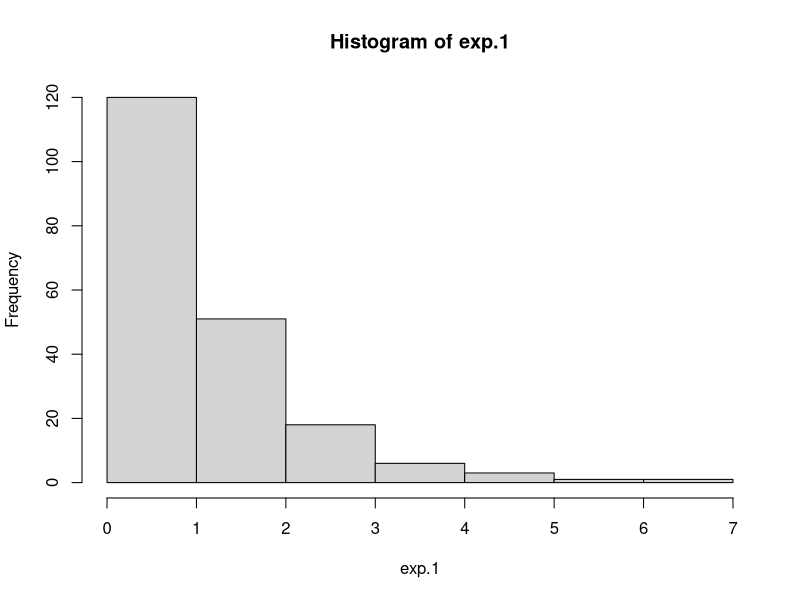
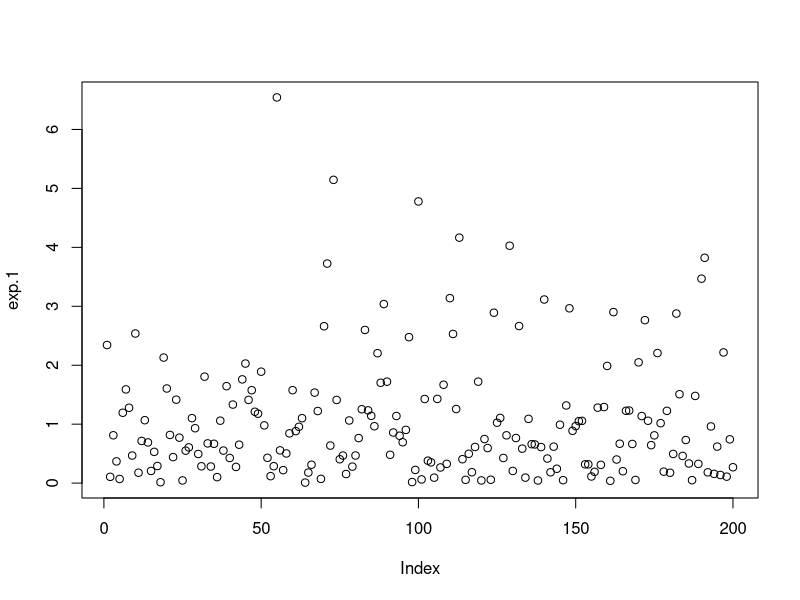
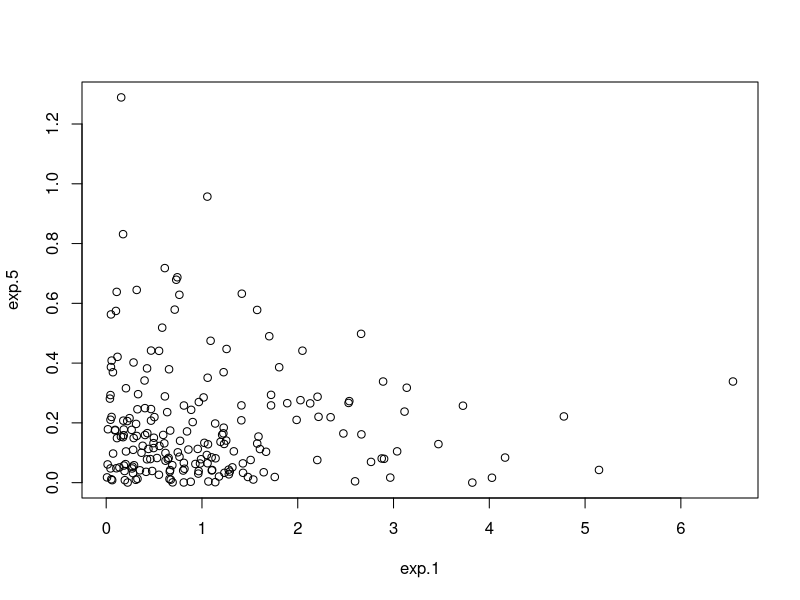
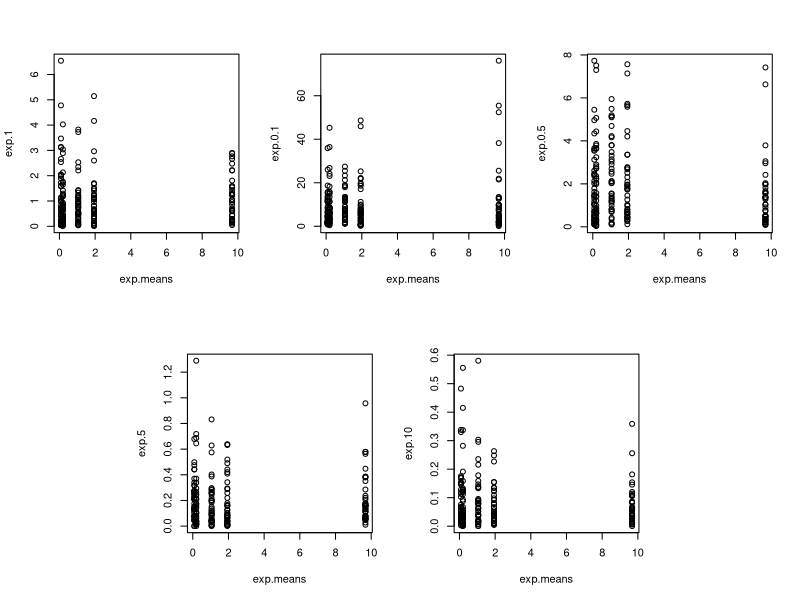
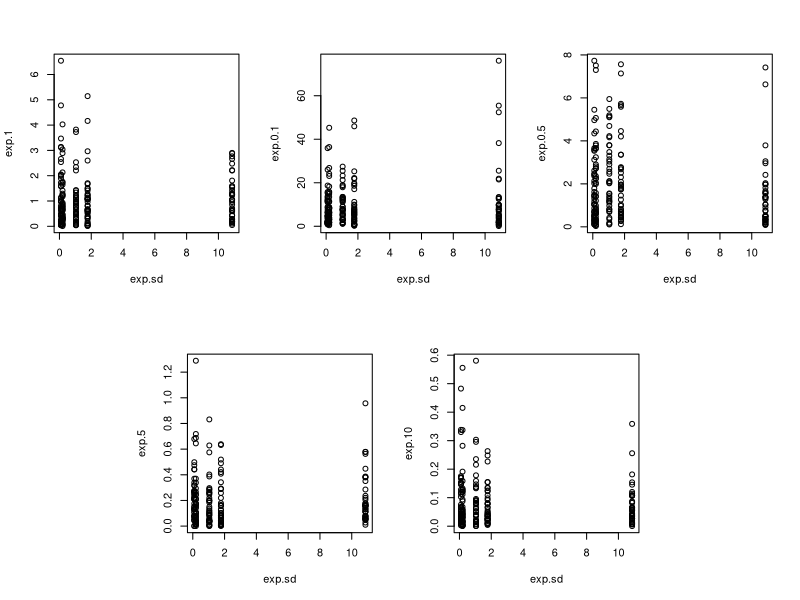
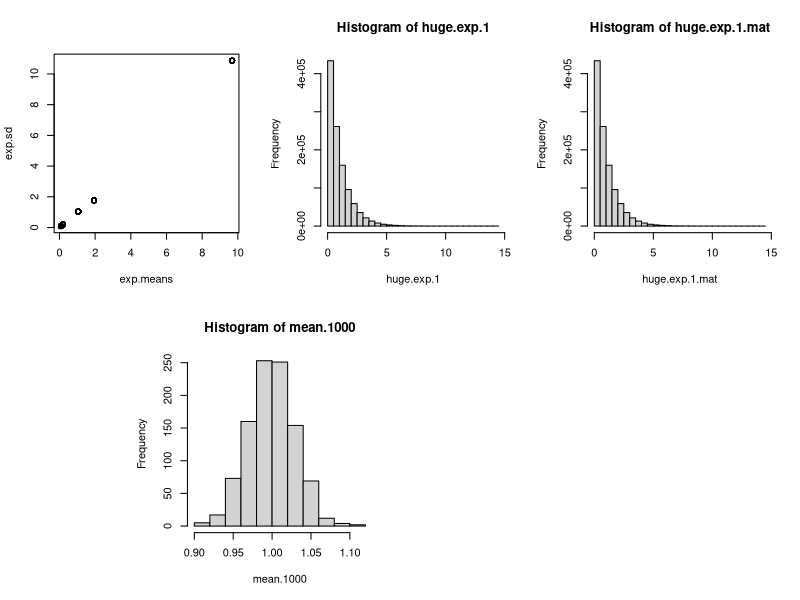

Here is the R script that generated these plots, in order:
## ---- chunk 1
knitr::opts_chunk$set(echo = TRUE)
## ---- chunk 2
exp.1 <- rexp(n=200)
mean(exp.1)->M1
sd(exp.1)->D1
## ---- chunk 3
exp.0.1 <- rexp(n=200, rate=0.1)
mean(exp.0.1)->M2
sd(exp.0.1)->D2
## ---- chunk 4
exp.0.5 <- rexp(n=200, rate=0.5)
mean(exp.0.5)->M3
sd(exp.0.5)->D3
## ---- chunk 5
exp.5 <- rexp(n=200, rate=5)
mean(exp.5)->M4
sd(exp.5)->D4
## ---- chunk 6
exp.10 <- rexp(n=200, rate=10)
mean(exp.10)->M5
sd(exp.10)->D5
## ---- chunk 7
hist(exp.1)
## ---- chunk 8
plot(exp.1)
## ---- chunk 9
plot(exp.1, exp.5)
## ---- chunk 10
exp.means <- rep(c(M1,M2,M3,M4,M5), times=40)
## ---- chunk 11
layout(matrix(c(1,1,2,2,3,3,0,4,4,5,5,0),nrow = 2, byrow = TRUE))
plot(exp.means, exp.1)
plot(exp.means, exp.0.1)
plot(exp.means, exp.0.5)
plot(exp.means, exp.5)
plot(exp.means, exp.10)
## ---- chunk 12
exp.sd <- rep(c(D1,D2,D3,D4,D5),times=40)
layout(mat=matrix(c(1,1,2,2,3,3,0,4,4,5,5,0),nrow = 2, byrow = TRUE))
plot(exp.sd, exp.1)
plot(exp.sd, exp.0.1)
plot(exp.sd, exp.0.5)
plot(exp.sd, exp.5)
plot(exp.sd, exp.10)
## ---- chunk 13
plot(exp.means,exp.sd)
## ---- chunk 14
huge.exp.1 <- rexp(n=1100000)
mean(huge.exp.1)
sd(huge.exp.1)
## ---- chunk 15
hist(huge.exp.1)
# По форме да, т.к. это стандартное экспоненциальное распределение, но значения больше, что логично.
## ---- chunk 16
huge.1 <- huge.exp.1[huge.exp.1>1]
mean(huge.1)
## ---- chunk 17
huge.exp.1.mat <- matrix(data=huge.exp.1, nrow=1100, ncol=1000)
hist(huge.exp.1.mat)
# Полученная гистрограмма соответствует гистограмме выше.
## ---- chunk 18
mean(huge.exp.1.mat[,137])
## ---- chunk 19
mean.1000 <- colMeans(huge.exp.1.mat)
hist(mean.1000)
# Т.к. отобрали среднее значение 1000 колонок, получили нормальное распределение.
## ---- chunk 20
huge.exp.1.new <- huge.exp.1**2
mean(huge.exp.1.new)
sd(huge.exp.1.new)
